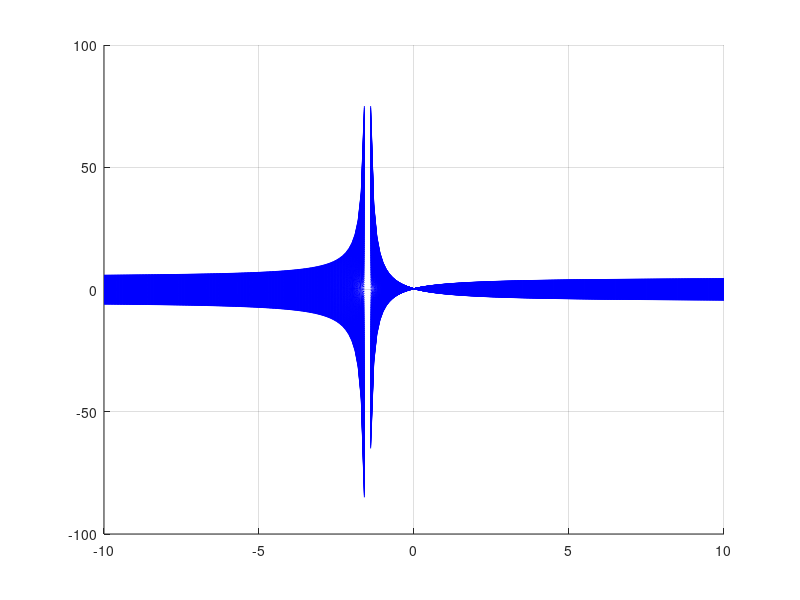

This chart was generated by the following MATLAB code:
clear all;
close all;
figure;
hold on;
grid on;

x=[-10:0.1:10];
a=1;
b=[-10:0.1:10];
c=3;
d=2;

m=size(x,2);




for i=1:m
    
    plot(x, (a+b(i).*x)./(c+d.*x), 'b-')
end
